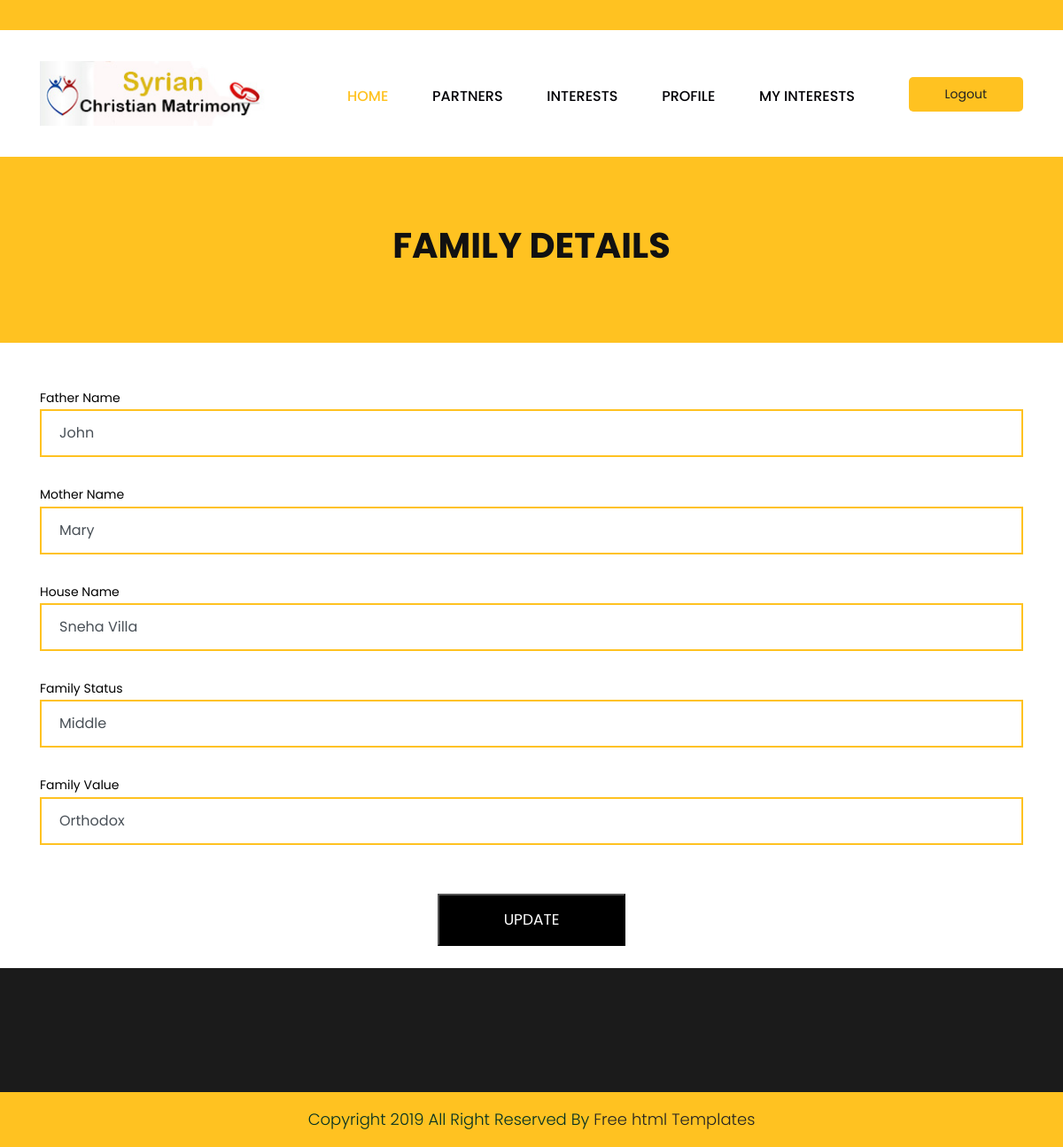
Screenshot of /familymaster.php (signed in) with the database file from the repository.
### tables this page shows
CREATE TABLE `tbl_fammas` (
  `fammas id` int(30) NOT NULL AUTO_INCREMENT,
  `fathername` varchar(30) NOT NULL,
  `mothername` varchar(30) NOT NULL,
  `housename` varchar(50) NOT NULL,
  `fs` varchar(50) NOT NULL,
  `fv` varchar(50) NOT NULL,
  `uid` int(11) NOT NULL,
  `img` varchar(100) DEFAULT NULL,
  PRIMARY KEY (`fammas id`)
);

### DatabaseCon.php (called while the page is built, shortened)
<?php
class DatabaseCon {
private $dbhost = 'localhost:3306';
private $dbuser = 'root';
private $dbpass = '';
private $db = 'matrimony';
private $conn;
   function __construct()
   		 {
      		$this->conn = mysqli_connect($this->dbhost, $this->dbuser, $this->dbpass, $this->db);
        }
    function selectQuery($str) {
		$f=0;
		$retval=mysqli_query($this->conn,$str);
	$num_rows= mysqli_num_rows(mysqli_query($this->conn,$str));
		if($num_rows>0)
		   {
			 $f=1;
		   }
		   return $f;
   }
   function selectData($str)
   {
   $retval=mysqli_query($this->conn,$str);
   return $retval;
   }
}
?>

### familymaster.php (the view, shortened to what this page needs)
<!DOCTYPE html>
<html lang="en">
   <head>
      <link rel="stylesheet" href="css/bootstrap.min.css">
      <link rel="stylesheet" href="css/style.css">
      <link rel="stylesheet" href="css/responsive.css">
      <link rel="stylesheet" href="css/jquery.mCustomScrollbar.min.css">
      <link rel="stylesheet" href="https://netdna.bootstrapcdn.com/font-awesome/4.0.3/css/font-awesome.css">
      <link rel="stylesheet" href="https://cdnjs.cloudflare.com/ajax/libs/fancybox/2.1.5/jquery.fancybox.min.css" media="screen">
   </head>
   <body class="main-layout">
      <header>
         <div class="header">
            <div class="head_top">
               <div class="container">
                  <div class="row">
                    <div class="col-xl-6 col-lg-6 col-md-6 col-sm-12">
                  </div>
                  <div class="col-xl-6 col-lg-6 col-md-6 col-sm-12">
                       <div class="top-box">
                        <p> &nbsp;</p>
                    </div>
                  </div>
               </div>
            </div>
         </div>
         <div class="container">
            <div class="row">
               <div class="col-xl-3 col-lg-3 col-md-3 col-sm-3 col logo_section">
                  <div class="full">
                     <div class="center-desk">
                        <div class="logo"> <a href="index.html"><img src="images/logo.jpg" alt="logo"/></a> </div>
                     </div>
                  </div>
               </div>
               <div class="col-xl-7 col-lg-7 col-md-9 col-sm-9">
                  <div class="menu-area">
                     <div class="limit-box">
                        <nav class="main-menu">
                             <ul class="menu-area-main">
                              <li class="active"> <a href="userhome.php">Home</a> </li>
								<li> <a href="search.php">Partners</a> </li>
						      <li> <a href="interests.php">Interests </a> </li>
							    <li>  <a href="myprofile.php">Profile</a></li>
							   <li> <a href="myint.php">My Interests</a> </li>
                         </ul>
                        </nav>
                     </div>
                  </div>
               </div>
               <div class="col-xl-2 col-lg-2 col-md-2 col-sm-2">
           <li><a class="buy" href="index.php">Logout</a></li>
               </div>
            </div>
         </div>
      </header>
      <div class="brand_color">
        <div class="container">
            <div class="row">
                <div class="col-md-12">
                    <div class="titlepage">
                        <h2>Family Details</h2>
                    </div>
                </div>
            </div>
        </div>
    </div>
    <div class="contact">
        <div class="container">
            <div class="row">
                <div class="col-md-12">
<?php
include('DatabaseCon.php');
$db=new DatabaseCon();
$uid=$_SESSION['uid'];
$s1="select * from tbl_fammas where uid=$uid";
$rt=$db->selectQuery($s1);
if($rt==1){
$rs1=$db->selectData($s1);
$row1=mysqli_fetch_array($rs1);
?>
<form  action="ufamilymasteraction.php" onsubmit="return check();" style="color:black">
<tr>
<th>Father Name</th><td><input type="text"  class="form-control"id="fathername" name="fathername" value="<?php echo $row1['fathername'];?>" required></td></tr>
<tr>
<th>Mother Name</th><td><input type="text"  class="form-control" id="mothername" name="mothername" value="<?php echo $row1['mothername'];?>" required></td></tr>
<tr>
<th>House Name</th><td><input type="text"  class="form-control"name="housename"required value="<?php echo $row1['housename'];?>"></td></tr>
<tr>
<th>Family Status</th><td><input type="text" class="form-control" name="fs" required value="<?php echo $row1['fs'];?>"></td></tr>
<tr>
<th>Family Value</th><td><input type="text" class="form-control" name="fv" required value="<?php echo $row1['fv'];?>"></td><BR/></tr>
<tr>
<th></th><td><input type="submit" value="UPDATE" class="send"></td></tr>
</form>
<?php } ?>
<br/>
                </div>
            </div>
        </div>
    </div>
      <footr>
         <div class="footer">
            <div class="copyright">
               <p>Copyright 2019 All Right Reserved By <a href="https://html.design/">Free html Templates</a></p>
            </div>
      </div>
      </footr>
   </body>
</html>

### css/style.css (style rules this page uses)
* { box-sizing: border-box !important; }
html { scroll-behavior: smooth; }
body { color: #666666; font-size: 14px; font-family: 'poppins', sans-serif; line-height: 1.80857; font-weight: normal; overflow-x: hidden; }
a { color: #1f1f1f; text-decoration: none !important; outline: none !important; -webkit-transition: all .3s ease-in-out; -moz-transition: all .3s ease-in-out; -ms-transition: all .3s ease-in-out; -o-transition: all .3s ease-in-out; transition: all .3s ease-in-out; }
h1, h2, h3, h4, h5, h6 { letter-spacing: 0; font-weight: normal; position: relative; padding: 0 0 10px 0; font-weight: normal; line-height: normal; color: #111111; margin: 0 }
h2 { font-size: 22px }
*, *::after, *::before { -webkit-box-sizing: border-box; -moz-box-sizing: border-box; box-sizing: border-box; }
ul, li, ol { margin: 0px; padding: 0px; list-style: none; }
p { margin: 0px; font-weight: 300; font-size: 15px; line-height: 24px; }
a { color: #222222; text-decoration: none; outline: none !important; }
a, .btn { text-decoration: none !important; outline: none !important; -webkit-transition: all .3s ease-in-out; -moz-transition: all .3s ease-in-out; -ms-transition: all .3s ease-in-out; -o-transition: all .3s ease-in-out; transition: all .3s ease-in-out; }
img { max-width: 100%; height: auto; }
.full { float: left; width: 100%; }
.full { width: 100%; float: left; margin: 0; padding: 0; }
.logo_section { text-align: center; }
.logo { float: left; }
nav.main-menu { float: right; margin-left: 0; }
.menu-area-main li.active a { color: #ffc221; }
.main-menu { text-align: center; }
.main-menu ul { margin: 0; list-style-type: none; }
.main-menu ul>li { display: inline-block; position: relative; }
.main-menu ul>li a { padding: 30px 23px 0 23px; line-height: 20px; font-size: 16px; display: block; font-weight: 500; color: #010005; text-transform: uppercase; }
.main-menu ul li:last-child a { padding-right: 0; }
.main-menu ul li:first-child { margin-left: 0; }
.main-menu ul>li { position: inherit; display: inline-block; vertical-align: middle; }
.buy { background: #ffc221; padding: 7px 41px !important; margin-top: 18px; border-radius: 5px; display: inline-block; float: right; }
.head_top { background: #ffc221; margin-bottom: 35px; }
.top-box p { float: right; padding-top: 10px; color: #000; }
.header { background: #fff; padding-bottom: 35px; }
.logo a { font-size: 40px; font-weight: bold; text-transform: uppercase; color: #fff; line-height: 40px; }
.footer { background: #1b1b1b; padding-top: 70px; }
.contact { margin-top: 50px; }
.copyright { background-color: #ffc221; padding: 20px 0px; margin-top: 70px; }
.copyright p { color: #023023; font-size: 18px; line-height: 22px; text-align: center; }
.brand_color .titlepage h2 { font-weight: bold; font-size: 40px !important; text-transform: uppercase; }
.brand_color { background-color: #ffc221; }
.brand_color .titlepage { margin-top: 70px; padding-bottom: 70px; text-align: center; }
.form-control { border: #ffc221 solid 2px; border-radius: inherit; margin-bottom: 30px; padding: 13px 20px; font-family: poppins; }
.send { font-family: poppins; max-width: 212px; margin: 0 auto; display: block; background: #000; color: #fff; padding: 12px 0px; width: 100%; font-size: 17px; }

### rows the page displays
tbl_fammas: fathername "John", mothername "Mary", housename "Sneha Villa", fs "Middle", fv "Orthodox"
